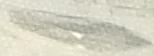
#> input picture dataset/CroppedPositiveDataAbove50Height/G0011942_object_1.JPG, 154 x 56 px, found by its file name
$ jupyter execute --allow-errors preprocessing.ipynb   (shell and % lines are left out)
#> lines starting #> are read from the running program, lines starting #| are printed output that depends on the picture
[cell 1]
import os
import cv2
import numpy as np
import seaborn as sns
import matplotlib.pyplot as plt
import plotly.graph_objects as go
import plotly.express as px

from PIL import Image

[cell 2]
dataset_path = r"..\dataset"

# Data Loading & Preprocessing

[cell 3]
# Function Helper
# Data Loading Function (unpreprocessed)
def load_raw_data(dataset_path):
    data_dict = {}

    for label, folder_name in [(1, "CroppedPositiveDataAbove50Height"), (0, "CroppedNegativeData")]:
        folder_path = os.path.join(dataset_path, folder_name)

        for filename in os.listdir(folder_path):
            img_path = os.path.join(folder_path, filename)
            img = cv2.imread(img_path)

            if img is not None:
                data_dict[filename] = (img, label)
            else:
                print(f"Error: Can't open image {filename}")

    return data_dict

# Data Loading Function with Label
def load_data(dataset_path, target_size=(128, 128)):
#> called with dataset_path = '..\\dataset', target_size = (128, 36)
    images = []
    labels = []

    for label, folder_name in [(1, "CroppedPositiveDataAbove50Height"), (0, "CroppedNegativeData")]:
        folder_path = os.path.join(dataset_path, folder_name)

        for filename in os.listdir(folder_path):
            img_path = os.path.join(folder_path, filename)
            img = cv2.imread(img_path)
#> img is the input picture: shape (56, 154, 3); mean B, G, R 194.1, 210.7, 212.3
            resized_image = cv2.resize(img, target_size)
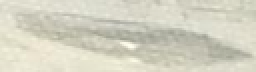
#> resized_image: shape (36, 128, 3) (shown 2 times larger); mean B, G, R 194, 210.6, 212.2
            normalized_image = resized_image / 255
            flatten_image = normalized_image.flatten()
#> flatten_image = 13824 values, max 1 at index 8642, min 0.565 at index 7482, mean 0.806

            if img is not None:
                images.append(flatten_image)
                labels.append(label)
            else:
                print(f"Error: Can't open image {filename}")
#> pass 2 of the loop in load_data, `for label, folder_name in [(1, "CroppedPositiveDataAbove50Height"), (0..`:
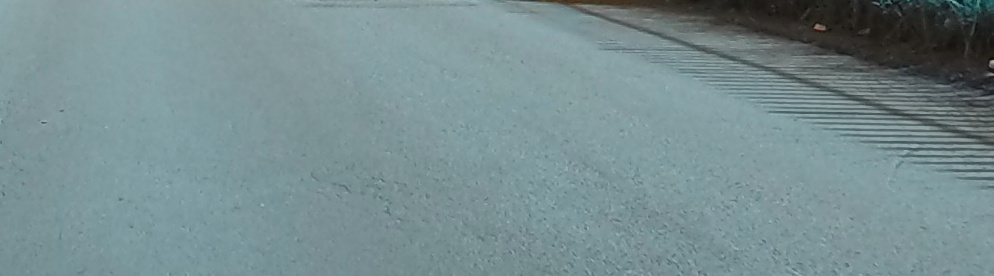
#> input picture dataset/CroppedNegativeData/G0016163.JPG, 994 x 276 px, found by its file name
#> in load_data, img is the input picture: shape (276, 994, 3); mean B, G, R 144.8, 141.7, 119.6
#> in load_data, `resized_image = cv2.resize(img, target_size)`:
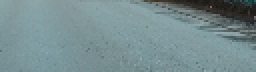
#> resized_image: shape (36, 128, 3) (shown 2 times larger); mean B, G, R 144.5, 141.4, 119.3
#> flatten_image = 13824 values, max 0.694 at index 6468, min 0.0314 at index 380, mean 0.53

    return np.array(images), np.array(labels)

# Get average size/dim image
def get_average_image_size(images_dict):
    widths = []
    heights = []

    for filename, (image, label) in images_dict.items():
        if image is not None:
            h, w = image.shape[:2]
            widths.append(w)
            heights.append(h)
        else:
            print(f"Failed to read image: {filename}")

    if widths and heights:
        avg_width = int(np.mean(widths))
        avg_height = int(np.mean(heights))
    else:
        avg_width, avg_height = 0, 0

    return avg_width, avg_height

# Image Resize Function
def resize_images(images, size=(100, 100)):
    resized_images = {}
    for filename, (image, label) in images.items():  # Menyesuaikan akses tuple (image, label)
        resized_image = cv2.resize(image, size)
        resized_images[filename] = (resized_image, label)  # Simpan sebagai tuple dengan label
    return resized_images

# Image Visualization
def plot_image_grid(images, num_rows=10, num_cols=10, title="Image Grid", y_title=1, figsize=(12, 8), fontsize=50):
    fig, axes = plt.subplots(num_rows, num_cols, figsize=figsize)

    for i, (filename, (image, label)) in enumerate(images.items()):  # Menyesuaikan akses tuple (image, label)
        if i < num_rows * num_cols:
            row_position = i // num_cols
            col_position = i % num_cols

            axes[row_position, col_position].imshow(cv2.cvtColor(image, cv2.COLOR_BGR2RGB))
            axes[row_position, col_position].axis('off')

    plt.suptitle(title, fontsize=fontsize, y=y_title)
    plt.tight_layout()
    plt.show()

[cell 4]
images, labels = load_data(dataset_path, target_size=(128, 36))
#> labels = [1, 0]

[cell 5]
images_dict = load_raw_data(dataset_path)
#> pass 2 of the loop in load_raw_data, `for label, folder_name in [(1, "CroppedPositiveDataAbove50Height"), (0..`:
#> images_dict = 2 items

[cell 6]
# Get the avg width & height
avg_width, avg_height = get_average_image_size(images_dict)
#> the loop in get_average_image_size, `for filename, (image, label) in images_dict.items():` made 2 passes
#> (filename, label, h, w) on passes 1 to 2: ('G0011942_object_1.JPG', 1, 56, 154), ('G0016163.JPG', 0, 276, 994)
#> after the loop in get_average_image_size, `for filename, (image, label) in images_dict.items():`: heights = [56, 276]; widths = [154, 994]
#> in get_average_image_size, `avg_width = int(np.mean(widths))`: avg_width = 574
#> in get_average_image_size, `avg_height = int(np.mean(heights))`: avg_height = 166
#> avg_width = 574; avg_height = 166
print(f'avg_width : {avg_width}')
#| avg_width : 574
print(f'avg_height : {avg_height}')
#| avg_height : 166

[cell 7]
# Visualization for Positive or Pothole Image
positive_images = {filename: (image, label) for filename, (image, label) in images_dict.items() if label == 1}
#> positive_images = 1 item
plot_image_grid(positive_images, num_rows=3, num_cols=5, title='Potholed Road Image Sample', y_title=0.85, fontsize=20)
#> the loop in plot_image_grid, `for i, (filename, (image, label)) in enumerate(images.items()):` made 1 pass
#> (filename, label, row_position, col_position) on pass 1: ('G0011942_object_1.JPG', 1, 0, 0)

[cell 8]
# Visualization for Negative or Normal Road Image
negative_images = {filename: (image, label) for filename, (image, label) in images_dict.items() if label == 0}
#> negative_images = 1 item
plot_image_grid(negative_images,num_rows=3, num_cols=5, title='Normal Road Image Sample', y_title=0.85, fontsize=20)
#> call 2 of plot_image_grid, with num_rows = 3, num_cols = 5, title = 'Normal Road Image Sample', y_title = 0.85, figsize = (12, 8), fontsize = 20
#> the loop in plot_image_grid (call 2), `for i, (filename, (image, label)) in enumerate(images.items()):` made 1 pass
#> (filename, label, row_position, col_position) on pass 1: ('G0016163.JPG', 0, 0, 0)
#> in plot_image_grid (call 2), `plt.show()`:
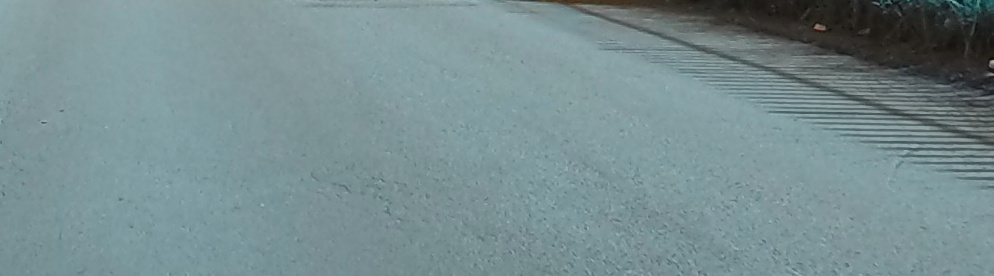
#> shown: shape (276, 994, 3); mean R, G, B 119.6, 141.7, 144.8

[cell 9]
# Image Resizing
images_dict = resize_images(images_dict, size=(128, 36))
#> the loop in resize_images, `for filename, (image, label) in images.items():` made 2 passes
#> (filename, label) on passes 1 to 2: ('G0011942_object_1.JPG', 1), ('G0016163.JPG', 0)
#> after the loop in resize_images, `for filename, (image, label) in images.items():`: resized_images = 2 items

[cell 10]
# Visualization for Positive or Pothole Image
positive_resized_images = {filename: (image, label) for filename, (image, label) in images_dict.items() if label == 1}
#> positive_resized_images = 1 item
plot_image_grid(positive_resized_images,num_rows=3, num_cols=5, title='Potholed Road Image after Resized', y_title=0.85, fontsize=20)

[cell 11]
# Visualization for Negative or Normal Road Image
negative_resized_images = {filename: (image, label) for filename, (image, label) in images_dict.items() if label == 0}
#> negative_resized_images = 1 item
plot_image_grid(negative_resized_images,num_rows=3, num_cols=5,title='Normal Road Image after Resized', y_title=0.85, fontsize=20)
#> call 4 of plot_image_grid, with num_rows = 3, num_cols = 5, title = 'Normal Road Image after Resized', y_title = 0.85, figsize = (12, 8), fontsize = 20
#> the loop in plot_image_grid (call 4), `for i, (filename, (image, label)) in enumerate(images.items()):` made 1 pass
#> in plot_image_grid (call 4), `plt.show()`:
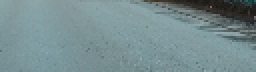
#> shown: shape (36, 128, 3) (shown 2 times larger); mean R, G, B 119.3, 141.4, 144.5

# Modelling

[cell 12]
from sklearn.model_selection import train_test_split
#> (the rest of this cell did not finish here and is left out)

[cell 13]
def sig(X):
  return 1 / (1 + np.exp(-X))

def sigd(X):
  sigmoid = sig(X)
  return sigmoid * (1 - sigmoid)

def softmax(X):
    exp_X = np.exp(X - np.max(X, axis=0, keepdims=True))
    return exp_X / np.sum(exp_X, axis=0, keepdims=True)

def relu(X):
   return np.maximum(0, X)

def relud(X):
   return (X > 0).astype(int)

# [43 lines left out: functions init_params, feed_forward, back_prop, update_params, not called in this run]

def get_predictions(X):
    return (X > 0.5).astype(int)

def get_accuracy(predictions, Y):
    return np.sum(predictions == Y) / Y.size

def binary_cross_entropy_loss(predictions, Y):
    epsilon = 1e-9  # untuk mencegah log(0)
    return -np.mean(Y * np.log(predictions + epsilon) + (1 - Y) * np.log(1 - predictions + epsilon))

# [15 lines left out: function train, not called in this run]

[cell 14]
# [4 lines left out: function predict, not called in this run]

[cell 15]
layers = (len(images[0]), 128, 128, 1)
#> layers = (13824, 128, 128, 1)
#> (the rest of this cell did not finish here and is left out)
